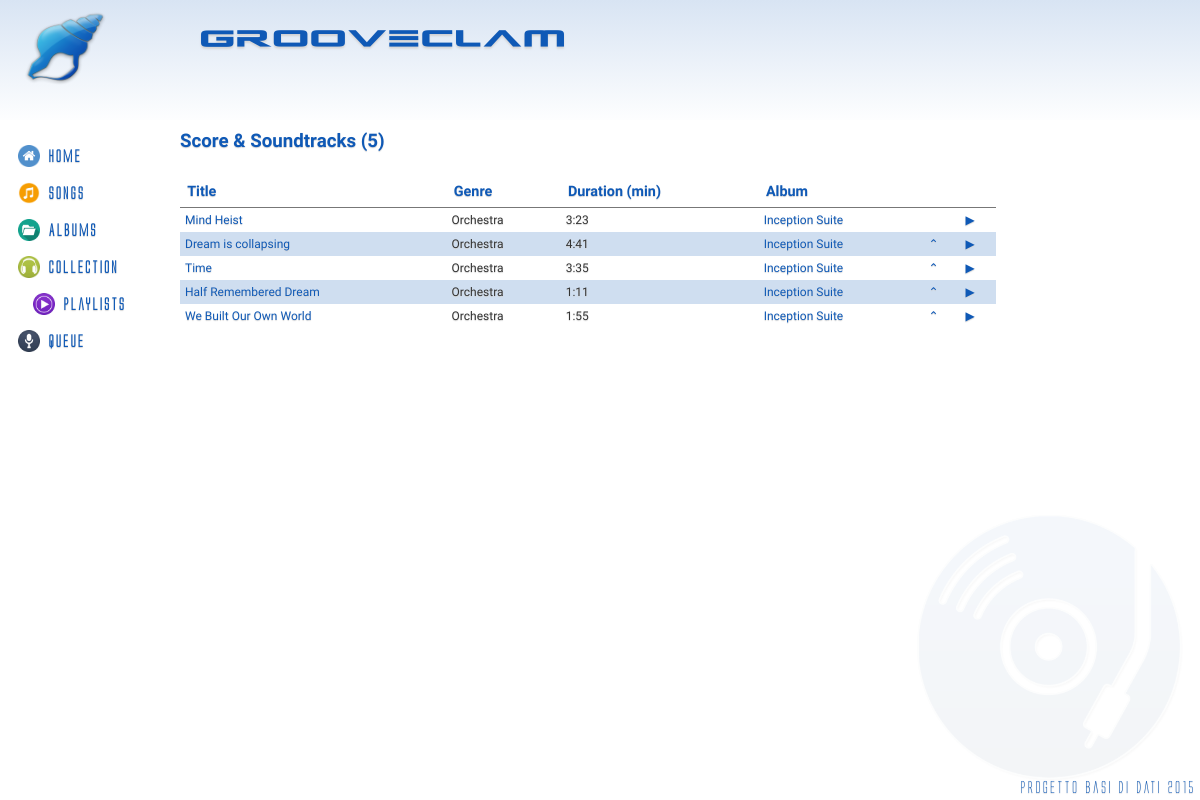
/?controller=playlist&action=show&id=1, run on the app's committed database.
### tables this page shows
CREATE TABLE IF NOT EXISTS `Playlist` (
	`IdPlaylist` INT(11) NOT NULL AUTO_INCREMENT,
	`IdUtente` INT(11) NOT NULL,
	`Nome` VARCHAR(40) NOT NULL,
    `Tipo` ENUM('Pubblica', 'Privata') DEFAULT 'Pubblica',
	PRIMARY KEY(`IdPlaylist`),
	FOREIGN KEY(`IdUtente`) REFERENCES Utenti(`IdUtente`) ON DELETE CASCADE ON UPDATE CASCADE
);

CREATE TABLE IF NOT EXISTS `Brani` (
	`IdBrano` INT(11) NOT NULL AUTO_INCREMENT,
	`IdAlbum` INT(11) NOT NULL,
	`Titolo` VARCHAR(200) NOT NULL,
	`Genere` VARCHAR(40) NOT NULL,
	`Durata` INT(11),
	PRIMARY KEY(`IdBrano`),
	FOREIGN KEY(`IdAlbum`) REFERENCES Album(`IdAlbum`) ON DELETE CASCADE ON UPDATE CASCADE
);

CREATE TABLE IF NOT EXISTS `Album` (
	`IdAlbum` INT(11) NOT NULL AUTO_INCREMENT,
	`Titolo` VARCHAR(200) NOT NULL,
	`Autore` VARCHAR(200) NOT NULL,
	`Info` VARCHAR(300) DEFAULT NULL,
    `NBrani` INT(11) NOT NULL,
	`Anno` YEAR DEFAULT NULL,
	`Live` BOOLEAN DEFAULT FALSE,
	`Locazione` VARCHAR(100) DEFAULT NULL,
    `PathCopertina` VARCHAR(100) NOT NULL DEFAULT "img/covers/nocover.jpg",
	PRIMARY KEY(`IdAlbum`)
);

### index.php (called while the page is built, shortened)
<?php
require_once('views/layout.php');
?>

### models/playlist.php (called while the page is built, shortened)
<?php
require_once('song.php');
class Playlist {
	private $id;
	private $name;
	private $songs;
	public function __construct($id, $name, $owner, $songs, $domain) {
		$this->id = $id;
		$this->name = $name;
		$this->songs = $songs;
	}
	public function id() {
		return $this->id;
	}
	public function name() {
		return $this->name;
	}
	public function songs() {
		return $this->songs;
	}
	public static function find($id) {
		$songlist = array();
		$song = 0;
		$db = Db::getInstance();
		$id = intval($id);
		$req = $db->prepare('SELECT pl.IdPlaylist, pl.Nome, pl.Tipo, p.Posizione, b.*, a.Autore, a.Titolo as AlbumTitle FROM Brani b INNER JOIN BraniPlaylist p ON(b.IdBrano = p.IdBrano) INNER JOIN Playlist pl ON(pl.IdPlaylist = p.IdPlaylist) INNER JOIN Album a ON(b.IdAlbum = a.IdAlbum) WHERE pl.IdPlaylist = :id ORDER BY p.Posizione');
		$req->execute(array('id' => $id));
		foreach($req->fetchAll() as $song) {
			$songlist[$song['Posizione']] = new Song($song['IdBrano'], $song['Titolo'], $song['Genere'], $song['Durata'], $song['Autore'], $song['IdAlbum'], $song['AlbumTitle']);
		}
		return new Playlist($song['IdPlaylist'], $song['Nome'], array(), $songlist, $song['Tipo']);
	}
}
?>

### models/song.php (called while the page is built, shortened)
<?php
class Song {
	private $id;
	private $title;
	private $genre;
	private $duration;
	private $idalbum;
	private $album;
	public function __construct($id, $title, $genre, $duration, $author, $idalbum, $album) {
		$this->id = $id;
		$this->title = $title;
		$this->genre = $genre;
		$this->duration = $duration;
		$this->idalbum = $idalbum;
		$this->album = $album;
	}
	public function id() {
		return $this->id;
	}
	public function title() {
		return $this->title;
	}
	public function genre() {
		return $this->genre;
	}
	public function duration() {
		return $this->duration;
	}
	public function idalbum() {
		return $this->idalbum;
	}
	public function	album() {
		return $this->album;
	}
}
?>

### views/playlist/show.php (the view, shortened to what this page needs)
<h3><?php echo $playlist->name()." (".count($playlist->songs()).")"; ?></h3>
<table class="table">
<thead>
	<tr>
		<th>Title</th>
		<th>Genre</th>
		<th>Duration (min)</th>
		<th>Album</th>
        <th></th>
        <th></th>
	</tr>
</thead>
<tbody>
<?php foreach($playlist->songs() as $key => $song) { ?>
	<tr>
		<td><a href='?controller=songs&action=show&id=<?php echo $song->id(); ?>'><?php echo $song->title(); ?></a></td>
		<td><?php echo $song->genre(); ?></td>
		<td><?php echo floor($song->duration() / 60).":".($song->duration() % 60); ?></td>
		<td><a href='?controller=albums&action=show&id=<?php echo $song->idalbum(); ?>'><?php echo $song->album(); ?></a></td>
        <td>
            <?php if($key > 1) { ?>
                <a href="?controller=playlist&action=swap&a=<?php echo $key; ?>&b=<?php echo $key-1; ?>&id=<?php echo $playlist->id(); ?>">&#8963;</a>
            <?php } ?>
        </td>
        <td><a href="#" onclick="play('<?php echo $song->duration() . '\'',',\'' . addslashes($song->title()) . '\'',',\'' . $song->id(); ?>');">&#9654;</a></td>
	</tr>
<?php } ?>
</tbody>
</table>

### css/style.css (style rules this page uses)
* { margin: 0; }
html, body { font-family: Grumpy; height: 100%; }
body { background: #ffffff url('../img/cd_music_w.png') no-repeat bottom right; background-size: 25%; color: #333; text-shadow: 0px 1px 1px #d4d4d4; }
a { text-decoration: none; color: rgb(15, 89, 182); }
h1, h2, h3, h4, h5 { color: rgb(15, 89, 182); }
.content h3 { width:80%; }
.table { width:80%; border-collapse: collapse; margin: 1.5em 0em; }
.table th { border-bottom: 1px solid #777; text-align: left; padding: .5em; font-size: .9em; color: rgb(15, 89, 182); }
.table td { padding: 5px; font-size: .75em; }
.table tr:nth-child(2n+2) { background-color: rgba(15, 89, 182, .2); }

### data on the page
playlist: Nome "Score & Soundtracks"
brani: Titolo "Mind Heist", Genere "Orchestra", floor($song->duration()/60) "3", $song->duration()%60 "23", IdAlbum.Titolo "Inception Suite"
brani: Titolo "Dream is collapsing", Genere "Orchestra", floor($song->duration()/60) "4", $song->duration()%60 "41", IdAlbum.Titolo "Inception Suite"
brani: Titolo "Time", Genere "Orchestra", floor($song->duration()/60) "3", $song->duration()%60 "35", IdAlbum.Titolo "Inception Suite"
brani: Titolo "Half Remembered Dream", Genere "Orchestra", floor($song->duration()/60) "1", $song->duration()%60 "11", IdAlbum.Titolo "Inception Suite"
brani: Titolo "We Built Our Own World", Genere "Orchestra", floor($song->duration()/60) "1", $song->duration()%60 "55", IdAlbum.Titolo "Inception Suite"

### other printed values
count($playlist->songs()) "5"
